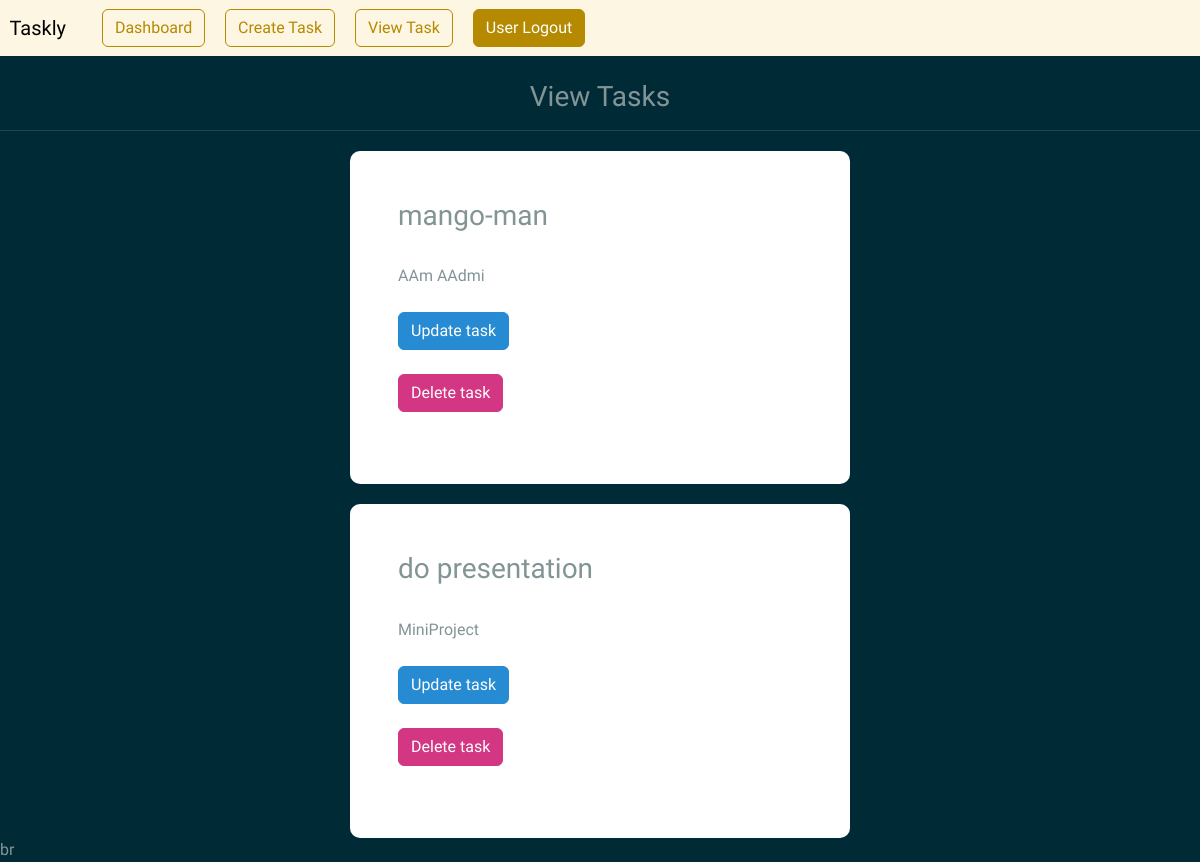
The app's page /view-task (signed in), older data.
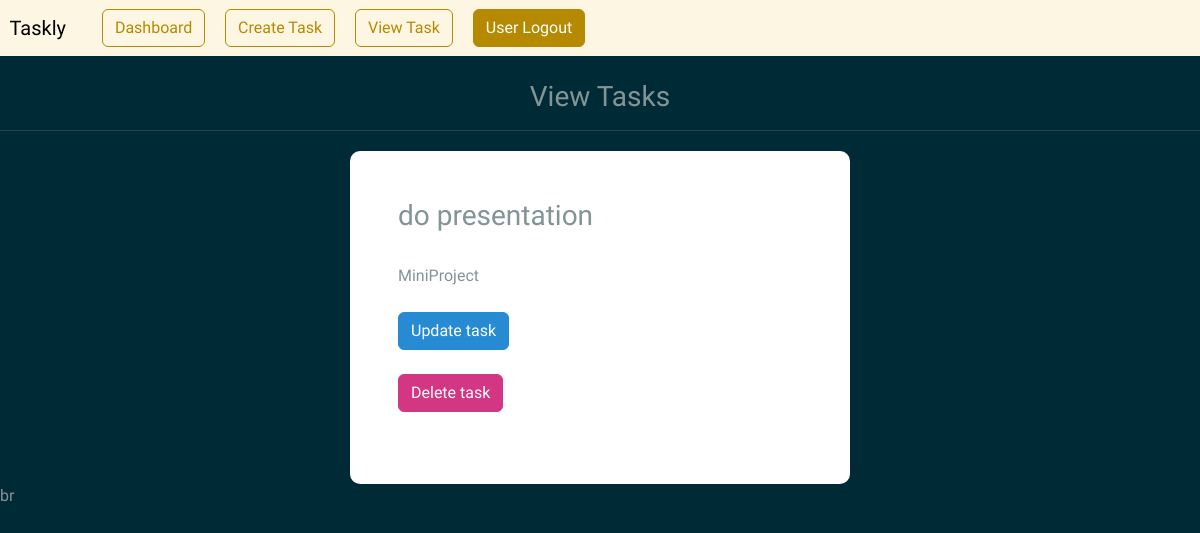
The same page, newer data.
### todo/models.py (models this page shows)
class Task(models.Model):
    Title = models.CharField(max_length=100, null=True)
    content = models.CharField(max_length=1000, null=True, blank=True)
    date_posted = models.DateField( auto_now_add=True, null=True)
    user = models.ForeignKey(User, on_delete=models.CASCADE, null=True)

### todo/views.py (the view)
# urls.py: path('view-task', views.viewTask, name="view-tasks" ),
@login_required(login_url='my-login')
def viewTask(request):
    current_user = request.user.id
    task = Task.objects.all().filter()
    context = {'task':task}
    return render(request, 'profile/view-task.html', context=context)

### templates/profile/view-task.html (shortened to what this page needs)
{% load static %}
<html>
<head>
    <link rel="stylesheet" type="text/css" href="https://bootswatch.com/5/solar/bootstrap.min.css">
    <link rel="stylesheet" type="text/css" href="{% static 'css/styles.css' %}">
</head>
{% include 'profile/base.html' %}
<br>
<h3 class="text-center"> View Tasks </h3>
<hr>
{% for tsk in task %}
<div class="container bg-white shadow-md p-5 form-layout " style="margin-top: 20px;">
    <h3>{{tsk.Title}}</h3>
    <br>
    {{ tsk.content }}
    <br>
    <br>
    <a class="btn btn-info navbar-btn" type="button" href="{% url 'update-tasks' tsk.id %}">Update task</a>
    <br><br>
    <a class="btn btn-danger navbar-btn" type="button" href="{% url 'delete-tasks' tsk.id %}">Delete task</a>
    <br><br>
</div>
{% endfor %}
<div>
    br
</div>
</html>

Row changes from the older to the newer data that the page shows:
removed Task: Title "mango-man", content "AAm AAdmi"
